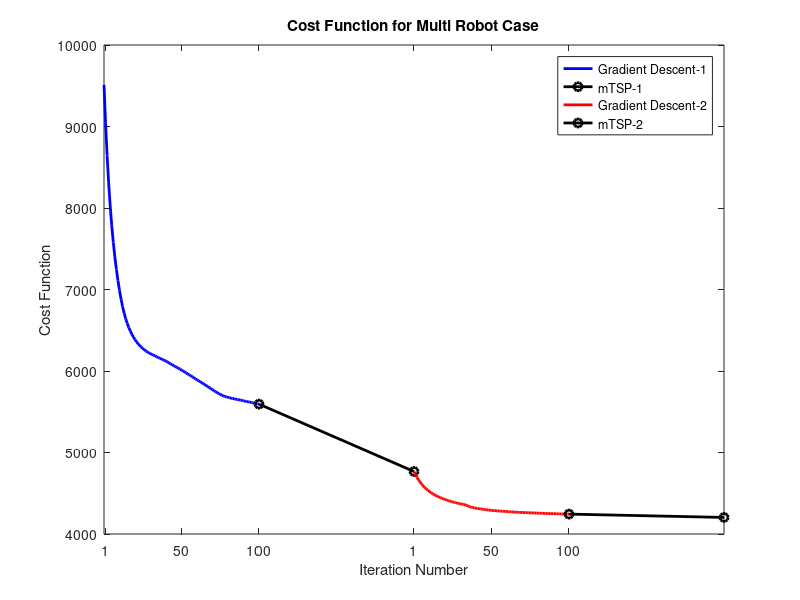

This figure's MATLAB source:

 h1=1e3*[    9.5116
    9.0450
    8.6449
    8.3084
    8.0238
    7.7824
    7.5761
    7.3996
    7.2449
    7.1090
    6.9887
    6.8812
    6.7890
    6.7093
    6.6424
    6.5833
    6.5324
    6.4891
    6.4497
    6.4165
    6.3845
    6.3585
    6.3339
    6.3132
    6.2941
    6.2754
    6.2612
    6.2465
    6.2332
    6.2222
    6.2120
    6.2022
    6.1938
    6.1851
    6.1753
    6.1654
    6.1572
    6.1480
    6.1387
    6.1301
    6.1212
    6.1103
    6.0980
    6.0870
    6.0762
    6.0652
    6.0542
    6.0444
    6.0350
    6.0237
    6.0111
    6.0003
    5.9890
    5.9762
    5.9647
    5.9521
    5.9411
    5.9294
    5.9163
    5.9041
    5.8922
    5.8803
    5.8694
    5.8570
    5.8449
    5.8330
    5.8194
    5.8078
    5.7958
    5.7816
    5.7713
    5.7575
    5.7461
    5.7344
    5.7228
    5.7129
    5.7039
    5.6946
    5.6878
    5.6820
    5.6774
    5.6721
    5.6660
    5.6626
    5.6584
    5.6540
    5.6505
    5.6464
    5.6428
    5.6401
    5.6338
    5.6293
    5.6259
    5.6221
    5.6188
    5.6152
    5.6091
    5.6048
    5.6005
    5.5971
    5.5934]';
h2=1e3*[      4.7669
    4.7277
    4.6926
    4.6619
    4.6349
    4.6109
    4.5893
    4.5695
    4.5517
    4.5356
    4.5210
    4.5071
    4.4947
    4.4834
    4.4728
    4.4636
    4.4547
    4.4458
    4.4379
    4.4311
    4.4234
    4.4168
    4.4105
    4.4044
    4.3988
    4.3934
    4.3884
    4.3831
    4.3783
    4.3740
    4.3702
    4.3665
    4.3624
    4.3574
    4.3514
    4.3427
    4.3340
    4.3279
    4.3240
    4.3202
    4.3166
    4.3136
    4.3107
    4.3077
    4.3049
    4.3020
    4.2994
    4.2966
    4.2944
    4.2921
    4.2901
    4.2881
    4.2865
    4.2850
    4.2836
    4.2823
    4.2808
    4.2792
    4.2780
    4.2767
    4.2754
    4.2742
    4.2729
    4.2715
    4.2703
    4.2689
    4.2678
    4.2666
    4.2656
    4.2648
    4.2640
    4.2631
    4.2622
    4.2613
    4.2605
    4.2598
    4.2591
    4.2584
    4.2577
    4.2570
    4.2563
    4.2554
    4.2545
    4.2537
    4.2530
    4.2521
    4.2514
    4.2509
    4.2504
    4.2499
    4.2494
    4.2489
    4.2484
    4.2471
    4.2466
    4.2460
    4.2455
    4.2451
    4.2448
    4.2444
    4.2441]';

h3=1e3*[4.2033];

plot(0:100,h1,'b','linewidth',2);
hold on;
plot([100,200],[h1(end),h2(1)],'k-o','linewidth',2);
hold on;
plot(200:300,h2,'r','linewidth',2);
hold on;
plot([300,400],[h2(end),h3(1)],'k-o','linewidth',2);
hold on;
% plot(400:500,h3,'g','linewidth',2);
% hold on;
 title 'Cost Function for Multi Robot Case';
xlabel 'Iteration Number';
ylabel 'Cost Function';
legend ('Gradient Descent-1','mTSP-1','Gradient Descent-2','mTSP-2');
set(gca,'xtick',[1,50,100,200,250,300], 'xticklabel',{'1','50','100','1','50','100'});